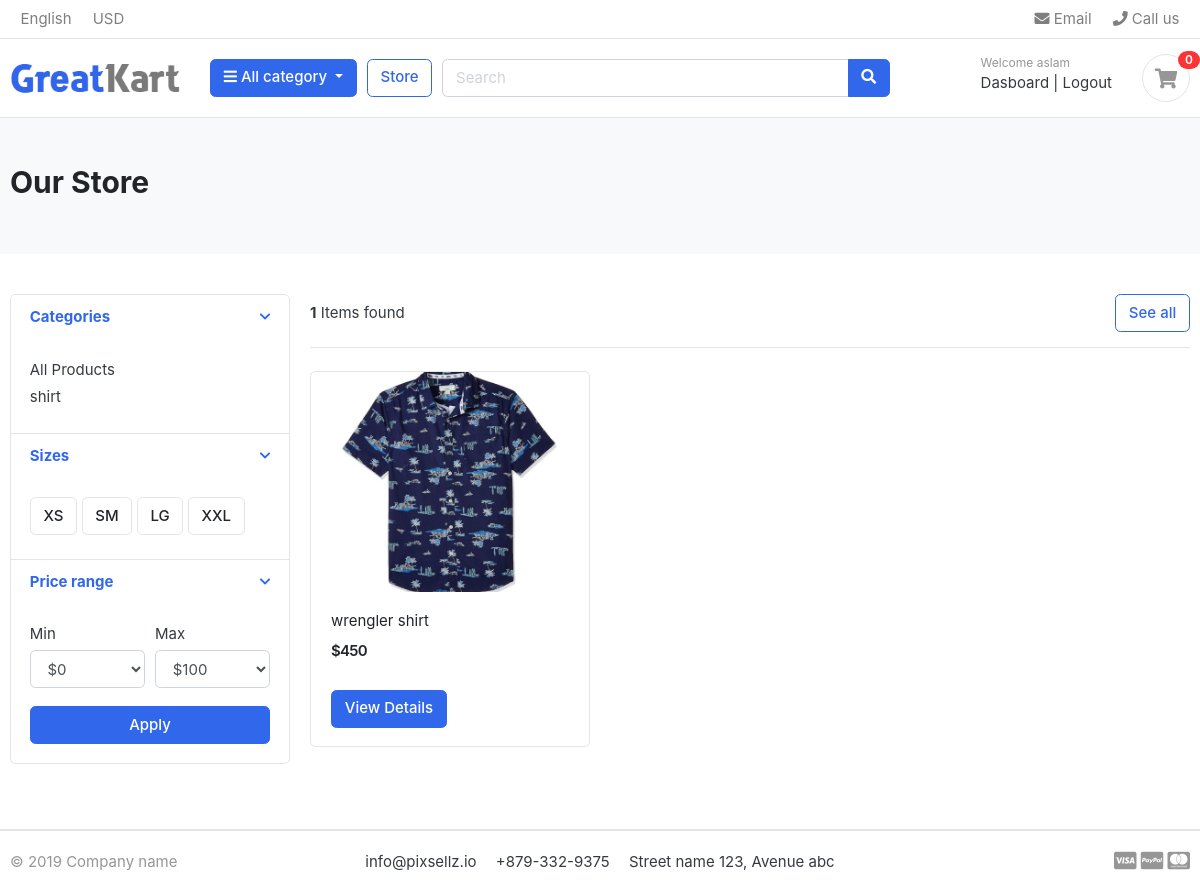
/store/ (signed in), run on the app's committed database.
### accounts/models.py (models this page shows, shortened)
class Account(AbstractBaseUser):
    first_name = models.CharField(max_length=50)
    last_name = models.CharField(max_length=50)
    username = models.CharField(max_length=50, unique=True)
    email = models.EmailField(max_length=50, unique=True)
    phone_number = models.CharField(max_length=50)
    date_joined = models.DateTimeField(auto_now_add=True)
    last_login = models.DateTimeField(auto_now=True)
    is_admin = models.BooleanField(default=False)
    is_staff = models.BooleanField(default=False)
    is_active = models.BooleanField(default=False)
    is_superadmin = models.BooleanField(default=False)
    USERNAME_FIELD = 'email'
    REQUIRED_FIELDS = ['username', 'first_name', 'last_name', 'phone_number']  # ✅ Add phone_number here too
    objects = MyAccountManager()

### category/models.py (models this page shows, shortened)
class Category(models.Model):
    category_name = models.CharField(max_length=50, unique=True)
    slug = models.SlugField(max_length=100, unique=True)
    description = models.TextField(max_length=255, blank=True)
    cat_image = models.ImageField(upload_to='photos/categories')
    class Meta:
        verbose_name = 'category'
        verbose_name_plural = 'categories'
    def get_url(self):
        return reverse('products_by_category', args=[self.slug])

### store/models.py (models this page shows, shortened)
class Product(models.Model):
    product_name = models.CharField(max_length=200, unique=True)
    slug = models.SlugField(max_length=200, unique=True)
    description = models.TextField(max_length=500, blank=True)
    price = models.IntegerField()
    images = models.ImageField(upload_to='photos/products')
    stock = models.IntegerField()
    is_available = models.BooleanField(default=True)
    category = models.ForeignKey(Category, on_delete=models.CASCADE)
    created_date = models.DateField(auto_now_add=True)
    modified_date = models.DateField(auto_now=True)
    def get_url(self):
        return reverse('product_detail', args=[self.category.slug, self.slug])

### store/views.py (the view)
# urls.py: path('store/', include('store.urls')),  # store app URLs
def store(request, category_slug=None):
    categories = Category.objects.all()
    if category_slug:
        category = get_object_or_404(Category, slug=category_slug)
        products = Product.objects.filter(category=category, is_available=True)
        paginator = Paginator(products, 3)  # ✅ Correct case
        page = request.GET.get('page')      # ✅ Fixed 'Get' → 'GET'
        paged_products = paginator.get_page(page)
        product_count = products.count()
        paged_products = products  # No pagination when category is selected
    else:
        products = Product.objects.filter(is_available=True).order_by('id')
        paginator = Paginator(products, 3)  # ✅ Correct case
        page = request.GET.get('page')      # ✅ Fixed 'Get' → 'GET'
        paged_products = paginator.get_page(page)
        product_count = products.count()
    context = {
        'products': paged_products,
        'product_count': product_count,
        'categories': categories,
    }
    return render(request, 'store/store.html', context)

### carts/context_processors.py (called while the page is built)
def counter(request):
    cart_count = 0
    if 'admin' in request.path:  # Fixed syntax
        return {}
    else:
        try:
            cart = Cart.objects.filter(cart_id=_cart_id(request)).first()  # Use .first() to get one cart object
            if cart:
                cart_items = CartItem.objects.filter(cart=cart)  # Correct model name and usage
                for cart_item in cart_items:  # Fixed syntax
                    cart_count += cart_item.quantity
        except Cart.DoesNotExist:  # Technically not raised by .filter(), but keeping as you have it
            cart_count = 0
        return dict(cart_count=cart_count)  # Always return a context dictionary

### carts/views.py (called while the page is built)
def _cart_id(request):
    cart = request.session.session_key
    if not cart:
        request.session.create()
        cart = request.session.session_key
    return cart

### category/context_processors.py (called while the page is built)
def menu_links(request):
    links = Category.objects.all()
    return  dict(links = links)

### templates/store/store.html (shortened to what this page needs)
{% extends 'base.html' %}
{% load static %}
{% block content %}
<section class="section-pagetop bg">
  <div class="container">
    {% if 'search' in request.path %}
      <h2 class="title-page">Search Result</h2>
    {% else %}
      <h2 class="title-page">Our Store</h2>
    {% endif %}
  </div>
</section>
<section class="section-content padding-y">
  <div class="container">
    <div class="row">
      <aside class="col-md-3">
        <div class="card">
          <article class="filter-group">
            <header class="card-header">
              <a href="#" data-toggle="collapse" data-target="#collapse_1" aria-expanded="true">
                <i class="icon-control fa fa-chevron-down"></i>
                <h6 class="title">Categories</h6>
              </a>
            </header>
            <div class="filter-content collapse show" id="collapse_1">
              <div class="card-body">
	<ul class="list-menu">
    <li><a href="{% url 'store' %}">All Products </a></li>
    {% for category in links %}
				<li><a href="{{ category.get_url }}"> {{ category.category_name }}  </a></li>
{% endfor %}
				</ul>
              </div>
            </div>
          </article>
          <article class="filter-group">
            <header class="card-header">
              <a href="#" data-toggle="collapse" data-target="#collapse_4" aria-expanded="true">
                <i class="icon-control fa fa-chevron-down"></i>
                <h6 class="title">Sizes</h6>
              </a>
            </header>
            <div class="filter-content collapse show" id="collapse_4">
              <div class="card-body">
                <label class="checkbox-btn"><input type="checkbox"><span class="btn btn-light"> XS </span></label>
                <label class="checkbox-btn"><input type="checkbox"><span class="btn btn-light"> SM </span></label>
                <label class="checkbox-btn"><input type="checkbox"><span class="btn btn-light"> LG </span></label>
                <label class="checkbox-btn"><input type="checkbox"><span class="btn btn-light"> XXL </span></label>
              </div>
            </div>
          </article>
          <article class="filter-group">
            <header class="card-header">
              <a href="#" data-toggle="collapse" data-target="#collapse_3" aria-expanded="true">
                <i class="icon-control fa fa-chevron-down"></i>
                <h6 class="title">Price range</h6>
              </a>
            </header>
            <div class="filter-content collapse show" id="collapse_3">
              <div class="card-body">
                <div class="form-row">
                  <div class="form-group col-md-6">
                    <label>Min</label>
                    <select class="form-control">
                      <option>$0</option><option>$50</option><option>$100</option><option>$150</option>
                    </select>
                  </div>
                  <div class="form-group col-md-6">
                    <label>Max</label>
                    <select class="form-control">
                      <option>$100</option><option>$200</option><option>$500</option><option>$1000</option>
                    </select>
                  </div>
                </div>
                <button class="btn btn-block btn-primary">Apply</button>
              </div>
            </div>
          </article>
        </div>
      </aside>
      <main class="col-md-9">
        <header class="border-bottom mb-4 pb-3">
          <div class="form-inline">
            <span class="mr-md-auto"> <b>{{product_count}}</b> Items found</span>
            <a href="./store.html" class="btn btn-outline-primary">See all</a>
          </div>
        </header>
<div class="row">
  {% if products %}
  {% for product in products %}
  <div class="col-md-4">
    <figure class="card card-product-grid">
      <div class="img-wrap">
         <a href="{{product.get_url}}"></a><img src="{{ product.images.url }}">
      </div>
      <figcaption class="info-wrap">
        <div class="fix-height">
          <a href="{{product.get_url}}" class="title">{{ product.product_name }}</a>
          <div class="price-wrap mt-2">
            <span class="price">${{ product.price }}</span>
          </div>
        </div>
<a href="{{ product.get_url }}" class="btn btn-primary">View Details</a>
      </figcaption>
    </figure>
  </div>
  {% endfor %}
  {% else %}
  <div>
    <h2>No Result Found. Please Try Again.</h2>
  </div>
  {% endif %}
</div>
      </main>
    </div>
  </div>
</section>
{% endblock %}

### templates/includes/navbar.html (shortened to what this page needs)
{%load static%}
<header class="section-header">
<nav class="navbar p-md-0 navbar-expand-sm navbar-light border-bottom">
<div class="container">
  <div class="collapse navbar-collapse" id="navbarTop4">
    <ul class="navbar-nav mr-auto">
    	<li class="nav-item dropdown">
		 	<a href="#" class="nav-link">English</a>
		</li>
		<li class="nav-item dropdown">
			<a href="#" class="nav-link">USD</a>
		</li>
    </ul>
    <ul class="navbar-nav">
		<li><a href="#" class="nav-link"><i class="fa fa-envelope"></i> Email</a></li>
		<li><a href="#" class="nav-link"><i class="fa fa-phone"></i> Call us</a></li>
	</ul>
  </div>
</div>
</nav>
<section class="header-main border-bottom">
<div class="container">
<div class="row align-items-center">
	<div class="col-lg-2 col-md-3 col-6">
		<a href="{% url 'home' %}" class="brand-wrap">
			<img class="logo" src="{% static 'images/logo.png' %}">
		</a>
	</div>
	<div class="col-lg col-sm col-md col-6 flex-grow-0">
		<div class="category-wrap dropdown d-inline-block float-right">
			<button type="button" class="btn btn-primary dropdown-toggle" data-toggle="dropdown">
				<i class="fa fa-bars"></i> All category
			</button>
		</div>
	</div>
	<a href="{% url 'store' %}" class="btn btn-outline-primary">Store</a>
	<div class="col-lg col-md-6 col-sm-12 col">
		<form action="{% url 'search' %}" class="search" method="GET">
			<div class="input-group w-100">
			    <input type="text" class="form-control" style="width:60%;" placeholder="Search" name ="keyword">
			    <div class="input-group-append">
			      <button class="btn btn-primary" type="submit">
			        <i class="fa fa-search"></i>
			      </button>
			    </div>
		    </div>
		</form>
	</div>
	<div class="col-lg-3 col-sm-6 col-8 order-2 order-lg-3">
		<div class="d-flex justify-content-end mb-3 mb-lg-0">
			{% if user.id is None %}
			<div class="widget-header">
				<small class="title text-muted">Welcome guest!</small>
				<div>
					<a href="{% url 'login' %}">Sign in</a> <span class="dark-transp"> | </span>
					<a href="{% url 'register' %}">Register</a>
				</div>
			</div>
			{% else %}
              <div class="widget-header">
				<small class="title text-muted">Welcome {{user.first_name}}</small>
				<div>
					<a href="{% url 'dashboard' %}">Dasboard</a> <span class="dark-transp"> | </span>
					<a href="{% url 'logout' %}">Logout</a>
				</div>
			</div>
			{% endif%}
		<a href="{% url 'cart' %}" class="widget-header pl-3 ml-3">
    <div class="icon icon-sm rounded-circle border"><i class="fa fa-shopping-cart"></i></div>
    <span class="badge badge-pill badge-danger notify">{{ cart_count }}</span>
</a>
		</div>
	</div>
</div>
</div>
</section>
</header>

### greatkart/static/css/ui.css (style rules this page uses)
html { font-family: "Inter", sans-serif; font-size: 15px; }
.img-wrap { text-align: center; display: block; }
.img-wrap img { max-width: 100%; }
.price-wrap { letter-spacing: -0.7px; }
.icon-xs, .icon-sm, .icon-md, .icon-lg { display: inline-block; text-align: center; flex-shrink: 0; flex-grow: 0; }
.icon-sm { width: 48px; height: 48px; line-height: 48px !important; font-size: 20px; }
.padding-y { padding-top: 40px; padding-bottom: 40px; }
figure { margin-bottom: 0; }
article:after, .form-group:after { display: block; clear: both; content: ""; }
.bg { background-color: #f8f9fa; }
.title-page { color: #212529; }
.header-main { position: relative; padding-top: 1rem; padding-bottom: 1rem; }
.brand-wrap .logo, .navbar-brand .logo { margin-right: 7px; max-height: 42px; display: inline-block; }
.widget-header { display: inline-block; vertical-align: middle; position: relative; }
.widget-header a { color: #343a40; }
.widget-header i { color: #969696; }
.widget-header .title { display: block; }
.widget-header .notify { position: absolute; top: -3px; right: -10px; }
.btn-light { background-color: #fff; border-color: #e4e4e4; }
[class*=list-] li:after { visibility: hidden; display: block; content: ""; overflow: hidden; height: 0; clear: both; }
.list-menu { list-style: none; margin: 0; padding-left: 0; }
.list-menu li { margin-bottom: 5px; }
.list-menu a { color: #343a40; }
[class*=card-product] a.title { color: #212529; display: block; }
[class*=card-product] .img-wrap { overflow: hidden; position: relative; }
[class*=card-product] .img-wrap img { height: 100%; max-width: 100%; width: auto; display: inline-block; -o-object-fit: cover; object-fit: cover; }
.card-product-grid { margin-bottom: 20px; }
.card-product-grid .img-wrap { border-radius: 0.2rem 0.2rem 0 0; height: 220px; }
.card-product-grid .info-wrap { overflow: hidden; padding: 18px 20px; }
.card-product-grid .fix-height { height: 80px; overflow: hidden; }
.card .img-wrap { overflow: hidden; }
.notify { position: absolute; top: -4px; right: -10px; display: inline-block; padding: 0.25em 0.6em; font-size: 12px; line-height: 1; text-align: center; border-radius: 3rem; color: #fff; background-color: #fa3434; }
.price { font-weight: 600; color: #212529; }
.icon-control { margin-top: 5px; float: right; font-size: 80%; }
.card-header .title { margin-bottom: 0; line-height: 1.5; }
.filter-group { border-bottom: 1px solid #e4e4e4; }
.filter-group .card-header { border-bottom: 0; }
.filter-group:last-child { border-bottom: 0; }
.checkbox-btn { position: relative; }
.section-pagetop { padding: 45px 0; }

### data on the page
Account: first_name "aslam"
Category: category_name "shirt"
Product: images (picture), product_name "wrengler shirt", price "450"

### other printed values
{{ cart_count }} "0"
{{ product_count }} "1"
